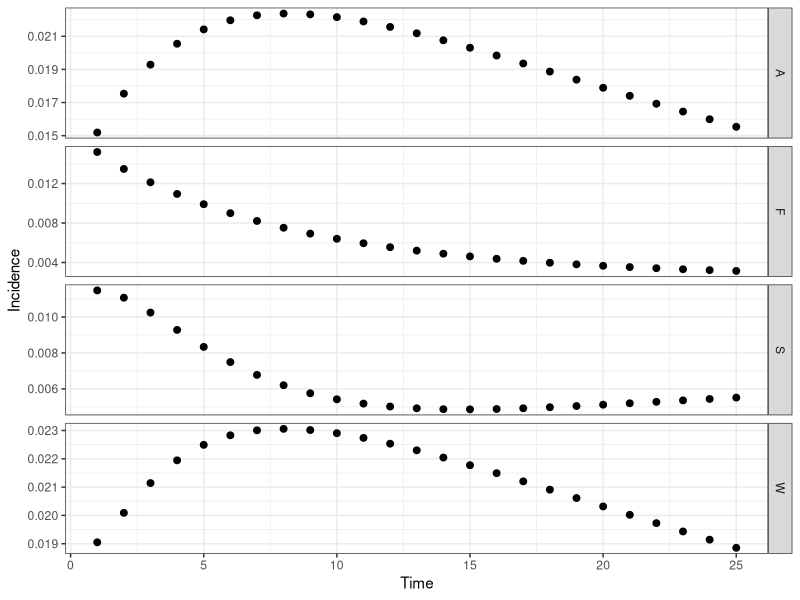

Write the R code that produced this figure.
# CF McQuaid & RMGJ Houben
# Start 21/04/2017 ---> current version 26/04/2017
# Cohort model of TB including regression and a slow stream
########################################
#         ^     ^     ^     ^          #
#      -> Q <-> S <-> C <-> Y -> M     # Q - Quiescent, S - Subclinical, C - Minimal (C+S-), Y - Disseminated (C+S+, symptomatic), M - Death (due to disease)
#     /   ^     ^                      #
#    E    |     |                      # E - Recently Infected, T - Cumulative incidence
#     \   v     v                      #
#      -> K <-> Z                      # K - Quiescent (slow stream), Z- Subclinical (slow stream),
#         v     v                      #
########################################
##set wd depending on who is coding/playing
setwd("C:/Users/cfmcquaid/Simulations")
#setwd("/Users/ReinHouben/Filr/ifolder/Applications (funding and jobs)/2016 - ERC starting grant/Rmodel_nathis/NatHistCoh")

#Next steps
# 1. get the prop inc disease after 5 years to 5%
###   How: play with Eq and Ek values, OR increase progression parameters
# 2. achieve 1 + start higher and sharper decrease in early years
###   How: change initial states to more realistic point, based on what prev of disease would be at screening
###   Also increase progression rates, while decreasing proportion that goes into the fast pathway

library("reshape2"); library("deSolve"); library("ggplot2"); library("plyr");
# Parameter sets: Average (), Wax (regression), Slow (slow), Full (regression, slow)
# Ax - rate from compartment A to compartment X, Omega - background mortality
paramA <- c(Eq=1.00, Ek=0.00, Qs=0.03, Qk=0.00, Kz=0.00, Kq=0.00, Sc=0.22, Sq=0.00, Sz=0.00, Zk=0.00, Zs=0.00, Cy=0.22, Cs=0.00, Ym=0.25, Yc=0.00, Omega=0)
paramW <- c(Eq=1.00, Ek=0.00, Qs=0.03, Qk=0.00, Kz=0.00, Kq=0.00, Sc=0.50, Sq=0.25, Sz=0.00, Zk=0.00, Zs=0.00, Cy=0.50, Cs=0.25, Ym=0.50, Yc=0.25, Omega=0)
paramS <- c(Eq=0.10, Ek=0.90, Qs=0.50, Qk=0.00, Kz=0.01, Kq=0.00, Sc=0.22, Sq=0.00, Sz=0.00, Zk=0.00, Zs=0.05, Cy=0.22, Cs=0.00, Ym=0.25, Yc=0.00, Omega=0)
paramF <- c(Eq=0.10, Ek=0.90, Qs=0.50, Qk=0.00, Kz=0.01, Kq=0.00, Sc=0.50, Sq=0.25, Sz=0.00, Zk=0.25, Zs=0.05, Cy=0.50, Cs=0.25, Ym=0.50, Yc=0.25, Omega=0)
# Initial states of compartments
state <- c(E=100000, Q=0, K=0, S=0, Z=0, C=0, Y=0, M=0, T=0)
# Timespan for simulation
times <- seq(0, 25, by = 1)
# Timespan for burn
timeb <- 5
# ODE function
regr <- function(t, state, parameters){
  with(as.list(c(state, parameters)), {
   # rates of change
   dE <- - (Eq + Ek)*E
   dQ <- + Eq*E + Sq*S + Kq*K - (Qs + Qk + Omega)*Q
   dK <- + Ek*E + Zk*Z + Qk*Q - (Kz + Kq + Omega)*K
   dS <- + Qs*Q + Cs*C + Zs*Z - (Sc + Sq + Sz + Omega)*S
   dZ <- + Kz*K + Sz*S - (Zk + Zs + Omega)*Z
   dC <- + Sc*S + Yc*Y - (Cs + Cy + Omega)*C
   dY <- + Cy*C -(Yc + Ym + Omega)*Y
   dM <- + Ym*Y
   dT <- + Sc*S / (E + Q + K + S + Z + C + Y + M)
   # return the rate of change
   list(c(dE, dQ, dK, dS, dZ, dC, dY, dM, dT))
  })
}
# Burn off the first X years to establish the proportion of individuals in each compartment, removing diseased
burn <- function(tb, state, fxn, parameters){
  out <- ode(y = state, times = seq(0, tb, by = 1), func = fxn, parms = parameters)
  stateb <- c(out[tb, 2], out[tb, 3], out[tb, 4], out[tb, 5], out[tb, 6], C=0, Y=0, M=0, T=0)
  return(stateb)
}
# Calculation function
calc <- function(t, tb, state, fxn, parameters, source){
  stateb <- burn(tb = tb, state = state, fxn = regr, parameters = parameters)
  out <- ode(y = stateb, times = t, func = fxn, parms = parameters)
  out <- as.data.frame(out)
  # Calculating incidence by subtracting the previous year's cumulative incidence from this year's
  out$inc <- head(c(out$T,0) - c(0,out$T),-1)
  # Removing the first data point at time zero as we only sample after a year
  out <- out[-c(1), ]
  # Formatting the data for plotting - putting into a melted data.fame, with additional columns for the source matrix
  out <- melt(out, id.vars = c("time"))
  out$source <- source
  return(out)
}
outA <- calc(t = times, tb = timeb, state = state, fxn = regr, parameters = paramA, source = "A")
outW <- calc(t = times, tb = timeb, state = state, fxn = regr, parameters = paramW, source = "W")
outS <- calc(t = times, tb = timeb, state = state, fxn = regr, parameters = paramS, source = "S")
outF <- calc(t = times, tb = timeb, state = state, fxn = regr, parameters = paramF, source = "F")
out <- rbind(outA, outW, outS, outF)
# Plot output
theme_set(theme_bw())
##all scenarios
ggplot(out[out$variable %in% c("inc"), ], aes(time, value)) + geom_point(size=2) + labs(x = "Time", y = "Incidence") + facet_grid(source ~ . , scales = "free")
##slow and slow+regression only (S+F)
out2 <- subset(out, source=='F' | source == 'S', select=time:source)  
#ggplot(out2[out2$variable %in% c("inc"), ], aes(time, value)) + geom_point(size=2) + labs(x = "Time", y = "Incidence") + facet_grid(source ~ . , scales = "free")

# Fitting parameters and state: proportion of individuals disease or dead (due to TB) after Otime years, using parameter set Osource
Osource <- "F"; Otime <- 5
Osize <- out[which(out$source == Osource & out$variable %in% c("E", "Q", "S", "K", "Z",  "C", "Y", "M") & out$time == Otime), ]
Oinc <- out[which(out$source == Osource & out$variable %in% c("T") & out$time == Otime), ]
# Point prevalence: total incidence excluding those that may have regressed
Pp <- sum(Osize$value[Osize$variable %in% c("C", "Y", "M")]) / sum(Osize$value)
# Cumulative incidence: total incidence including those that may have regressed
Ci <- Oinc$value

Pp
Ci
